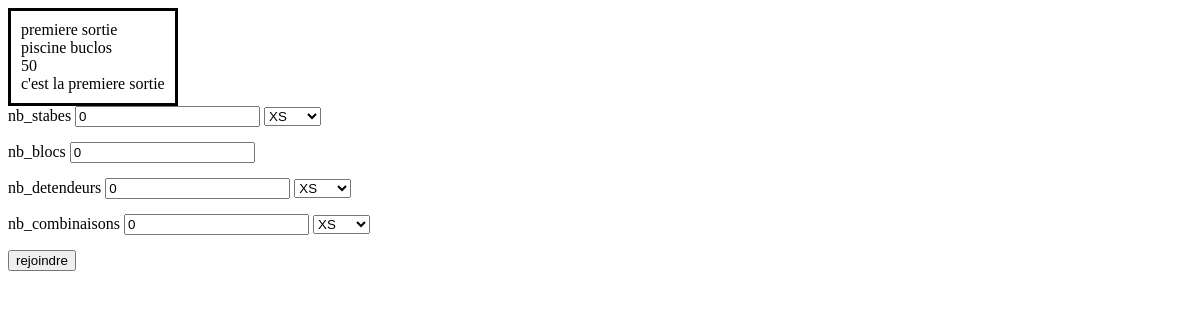
Page /pages/inscription_sortie.php?id_sortie=1 (signed in) on the committed database.
### tables this page shows
CREATE TABLE sorties(
        id INTEGER PRIMARY KEY AUTOINCREMENT,
        nom VARCHAR,
        nb_participants INTEGER,
        prix DECIMAL(10,2),
        lieu VARCHAR,
        description TEXT,
        organisateur VARCHAR
);

### functions/bdd.php (called while the page is built, shortened)
<?php
function get_sortie($id_sortie)
{
    $PDO = new PDO('sqlite:../data/data.db');
    $stmt = $PDO->prepare("select * from sorties where id = ?");
    $stmt->execute([$id_sortie]
    );
    $sortie = $stmt->fetch(PDO::FETCH_ASSOC);
    return $sortie;
}
        ?>

### pages/inscription_sortie.php (the view, shortened to what this page needs)
<?php
include 'header.php';
require '../functions/bdd.php';
$sortie = get_sortie($_GET["id_sortie"]);
if ($sortie) {
    $nom = $sortie['nom'];
    $lieu = $sortie['lieu'];
    $prix = $sortie['prix'];
    $desc = $sortie['description'];
} else {
    die("message erreur");
}
function generate_select($type) {
    if ($type == "taille") {
        generate_select_stabe();
    } elseif ($type == "bloc") {
        generate_select_bloc();
    } elseif ($type == "combinaison") {
        generate_select_type_combinaison();
    } elseif ($type == "detendeur") {
        generate_select_type_detendeur();
    } else {
        echo "Type de sélection invalide.";
    }
}
function generate_select_stabe() {
    echo '
        <select name="taille_stabes">
            <option value="XS">XS</option>
            <option value="S">S</option>
            <option value="M">M</option>
            <option value="L">L</option>
            <option value="XL">XL</option>
            <option value="XXL">XXL</option>
            <option value="XXXL">XXXL</option>
            <option value="10XL">10XL</option>
        </select>
    ';
}
function generate_select_type_combinaison() {
    echo '
        <select name="taille_combi">
            <option value="XS">XS</option>
            <option value="S">S</option>
            <option value="M">M</option>
            <option value="L">L</option>
            <option value="XL">XL</option>
            <option value="XXL">XXL</option>
            <option value="XXXL">XXXL</option>
            <option value="10XL">10XL</option>
        </select>
    ';
}
function generate_select_type_detendeur() {
    echo '
        <select name="type_detendeur">
            <option value="XS">XS</option>
            <option value="S">S</option>
            <option value="M">M</option>
            <option value="L">L</option>
            <option value="XL">XL</option>
            <option value="XXL">XXL</option>
            <option value="XXXL">XXXL</option>
            <option value="10XL">10XL</option>
        </select>
    ';
}
?>
<div>
    <div class="description_sortie">
        <div><?= $nom ?></div>
        <div><?= $lieu ?></div>
        <div><?= $prix ?></div>
        <div><?= $desc ?></div>
    </div>
    <form
            action=""
            method="POST">
        <label>nb_stabes
            <input type="number" value="0" name="nb_stabes">
            <?php generate_select("taille"); ?>
        </label>
        <label>nb_blocs
            <input type="number" value="0" name="nb_blocs">
        </label>
        <label>nb_detendeurs
            <input type="number" value="0" name="nb_detendeurs">
            <?php generate_select("detendeur"); ?>
        </label>
        <label>nb_combinaisons
            <input type="number" value="0" name="nb_combinaisons">
            <?php generate_select("combinaison"); ?>
        </label>
        <input type="submit" id="btnSubmit" value="rejoindre"/>
    </form>
</div>

### pages/basic.css (style rules this page uses)
form { display: flex; flex-direction: column; gap: 15px; max-width: fit-content; }
form input { max-width: fit-content; }
.description_sortie { display: inline-block; padding: 10px; gap: 10px; border: solid; }

### rows in the picture
sorties: nom "premiere sortie", lieu "piscine buclos", prix "50", description "c'est la premiere sortie"
